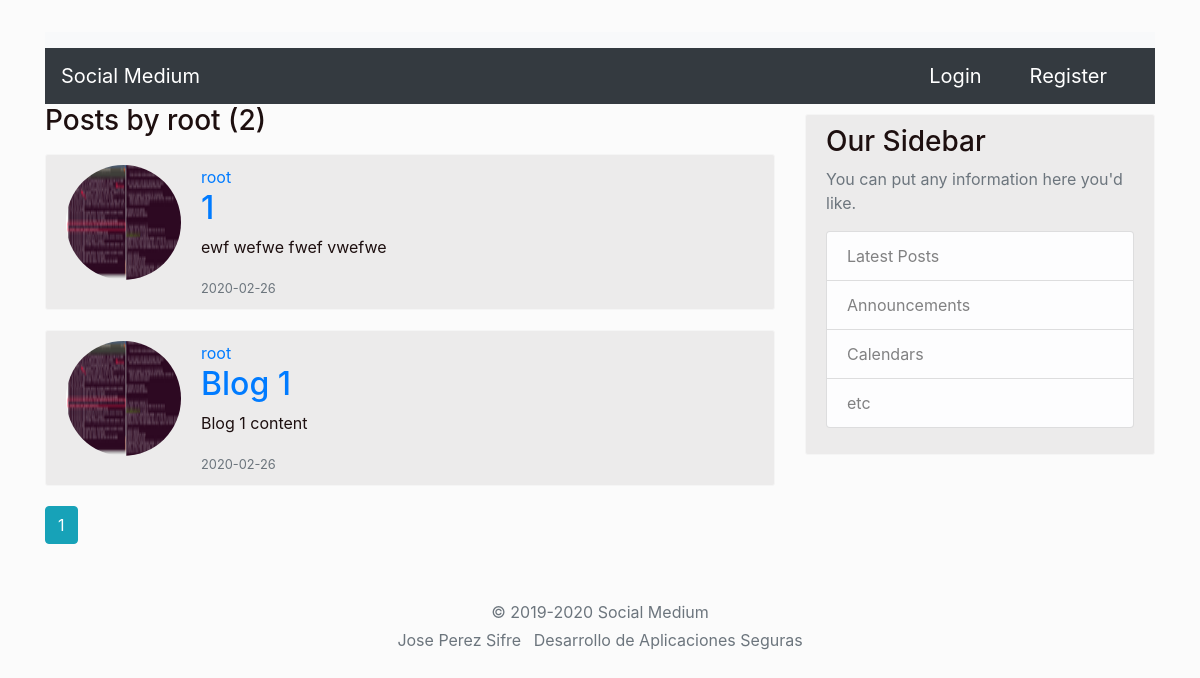
The app's page /user/root, older data.
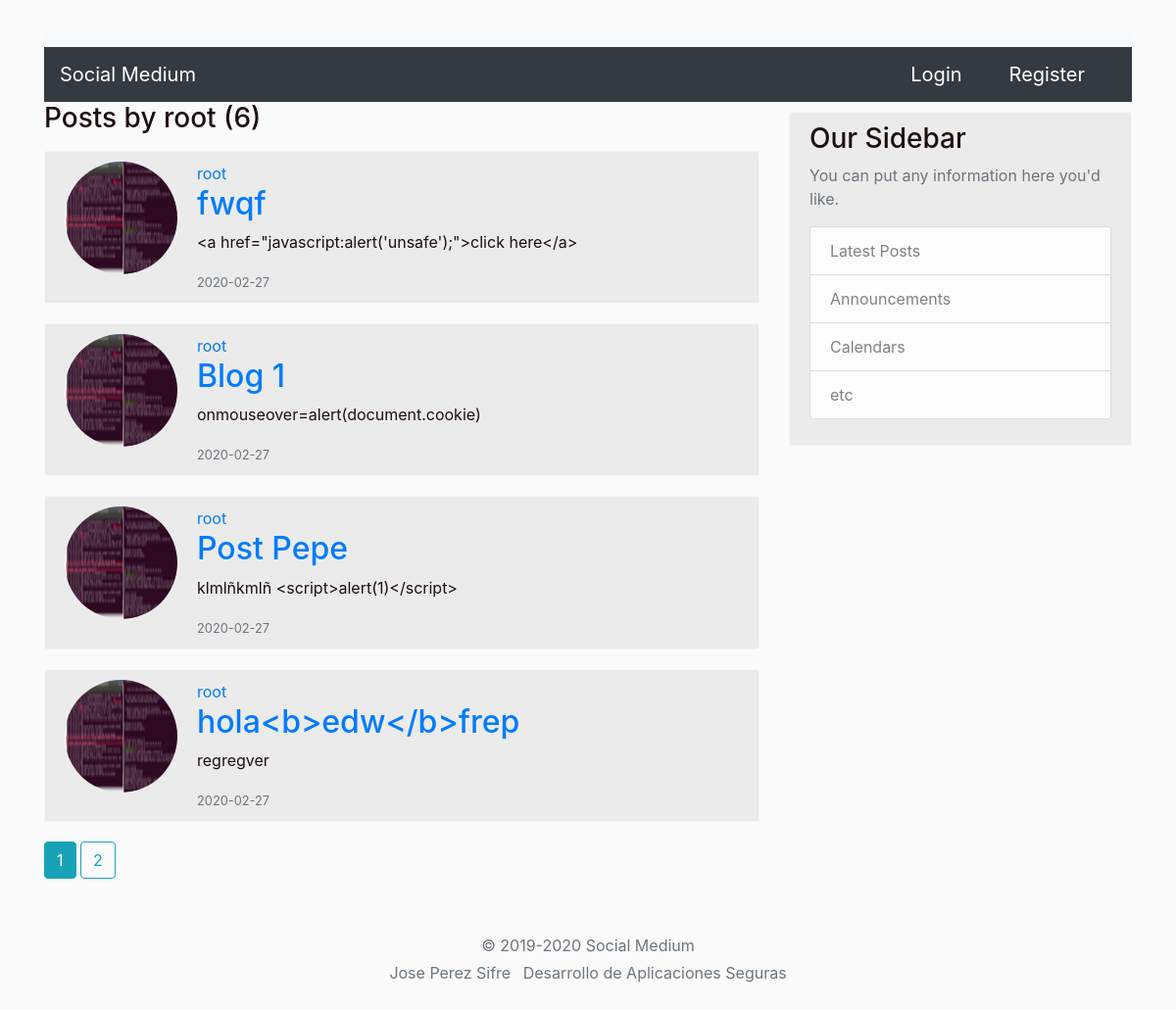
The same page, newer data.
### medium/models.py (models this page shows, shortened)
class User(db.Model, UserMixin):
    id = db.Column(db.Integer, primary_key=True)
    username = db.Column(db.String(25), unique=True, nullable=False)
    email = db.Column(db.String(100), unique=True, nullable=False)
    image_file = db.Column(db.String(20), nullable=False, default='default.jpg')
    password = db.Column(db.String(60), nullable=False)
    posts = db.relationship('Post', backref='author', lazy=True)

class Post(db.Model):
    id = db.Column(db.Integer, primary_key=True)
    title = db.Column(db.String(100), nullable=False)
    date_posted = db.Column(db.DateTime, nullable=False, default=datetime.utcnow)
    content = db.Column(db.Text, nullable=False)
    user_id = db.Column(db.Integer, db.ForeignKey('user.id'), nullable=False)

### medium/routes.py (the view)
@app.route('/user/<string:username>')
def user_post(username):
    page = request.args.get('page', 1, type=int)
    user = User.query.filter_by(username=username).first_or_404()
    posts = Post.query.filter_by(author=user)\
            .order_by(Post.date_posted.desc()).paginate(page=page, per_page=4)
    return render_template('user_post.html', posts = posts, user=user)

### medium/templates/user_post.html
{% extends "base.html" %}
{% block content %}
<h3 class="mb-3">Posts by {{ user.username }} ({{ posts.total }})</h3>
{% for post in posts.items %}
<article class="media content-section">
    <img class="rounded-circle account-imgSize" src="{{ url_for('static', filename='profilePictures/' + post.author.image_file) }}">
      <div class="media-body">
    <div class="article-metadata">
      <a class="mr-2" href="{{ url_for('user_post', username=post.author.username) }}">{{ post.author.username }}</a>
    </div>
    <h2><a class="article-title" href="{{ url_for('post', post_id=post.id) }}">{{ post.title }}</a></h2>
    <p class="article-content">{{ post.content }}</p>
    <small class="text-muted">{{ post.date_posted.strftime('%Y-%m-%d') }}</small>
  </div>
</article>
{% endfor %}
{% for page_num in posts.iter_pages(left_edge=1, right_edge=1, left_current=1, right_current=1) %}
      {% if page_num %}
        {% if posts.page == page_num %}
          <a class="btn btn-info mb-4" href="{{ url_for('user_post', username=user.username, page=page_num) }}">{{ page_num }}</a>
        {% else %}
          <a class="btn btn-outline-info mb-4" href="{{ url_for('user_post', username=user.username, page=page_num) }}">{{ page_num }}</a>
        {% endif %}
      {% else %}
        ...
      {% endif %}
    {% endfor %}
{% endblock content %}

### medium/templates/base.html (shortened to what this page needs)
<!DOCTYPE html>
<html lang="en">
<head>
  <link rel="stylesheet" href="https://stackpath.bootstrapcdn.com/bootstrap/4.4.1/css/bootstrap.min.css"
>
  <link rel="stylesheet" href="{{ url_for('static', filename='main.css') }}">
</head>
<body>
  <div class="container">
    <nav class="navbar navbar-light bg-light"></nav>
    <nav class="navbar navbar-dark bg-dark">
      <div class="navbar-header">
        <a class="navbar-brand"href="{{ url_for('home') }}">Social Medium</a>
      </div>
      {% if current_user.is_authenticated %}
      <form class="form-inline">
        <a class="nav-item nav-link navbar-brand" href="{{ url_for('account') }}">Account</a>
        <a class="nav-item nav-link navbar-brand" href="{{ url_for('new_post') }}">New Post</a>
        <a class="nav-item nav-link navbar-brand" href="{{ url_for('logout') }}">Logout</a>
      </form>
      {% else %}
        <form class="form-inline">
          <a class="nav-item nav-link navbar-brand" href="{{ url_for('login') }}">Login</a>
          <a class="nav-item nav-link navbar-brand" href="{{ url_for('register') }}">Register</a>
        </form>
      {% endif %}
    </nav>
  </div>
  <main role="main" class="container">
    <div class="row">
      <div class="col-md-8">
        {% block content %}{% endblock %}
      </div>
      <div class="col-md-4">
        <div class="content-section">
          <h3>Our Sidebar</h3>
          <p class='text-muted'>You can put any information here you'd like.
            <ul class="list-group">
              <li class="list-group-item list-group-item-light">Latest Posts</li>
              <li class="list-group-item list-group-item-light">Announcements</li>
              <li class="list-group-item list-group-item-light">Calendars</li>
              <li class="list-group-item list-group-item-light">etc</li>
            </ul>
          </p>
        </div>
      </div>
    </div>
  </main>
  <footer class="my-3 pt-3 text-muted text-center text-small">
    <p class="mb-1">&copy; 2019-2020 Social Medium</p>
    <ul class="list-inline">
      <li class="list-inline-item">
        <p>Jose Perez Sifre</p>
      </li>
      <li class="list-inline-item">
        <p>Desarrollo de Aplicaciones Seguras</p>
      </li>
    </ul>
  </footer>
</body>
</html>

### medium/static/main.css (style rules this page uses)
.content-section { background: #ecebeb; padding: 10px 20px; border: 1px solid #f5f5f5; border-radius: 3px; margin-bottom: 20px; margin-top: 10px; }
body { background-color: #fbfbfb; color: #1d0f0f; margin-top: 2rem; }
.account-imgSize { height: 115px; width: 115px; margin-right: 20px; margin-bottom: 16px; }

Row changes from the older to the newer data that the page shows:
removed Post: image_file (picture), author.username "root", title "1", content "ewf wefwe fwef vwefwe", date_posted "2020-02-26"
removed Post: image_file (picture), author.username "root", title "Blog 1", content "Blog 1 content", date_posted "2020-02-26"
added Post: image_file (picture), author.username "root", title "fwqf", content "<a href=\"javascript:alert('unsafe');\">click here</a>", date_posted "2020-02-27"
added Post: image_file (picture), author.username "root", title "Blog 1", content "onmouseover=alert(document.cookie)", date_posted "2020-02-27"
added Post: image_file (picture), author.username "root", title "Post Pepe", content "klmlñkmlñ <script>alert(1)</script>", date_posted "2020-02-27"
added Post: image_file (picture), author.username "root", title "hola<b>edw</b>frep", content "regregver", date_posted "2020-02-27"
Text that changed along with them:
{{ posts.total }}: "2" → "6"
new list line: "2"
